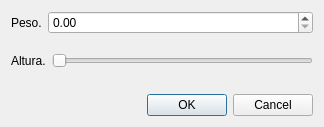
<?xml version="1.0" encoding="UTF-8"?>
<ui version="4.0">
 <class>Editar</class>
 <widget class="QDialog" name="Editar">
  <property name="geometry">
   <rect>
    <x>0</x>
    <y>0</y>
    <width>324</width>
    <height>127</height>
   </rect>
  </property>
  <property name="windowTitle">
   <string>Dialog</string>
  </property>
  <layout class="QVBoxLayout" name="verticalLayout">
   <item>
    <layout class="QFormLayout" name="formLayout">
     <item row="0" column="0">
      <widget class="QLabel" name="label">
       <property name="text">
        <string>Peso.</string>
       </property>
      </widget>
     </item>
     <item row="0" column="1">
      <widget class="QDoubleSpinBox" name="peso">
       <property name="maximum">
        <double>1000.000000000000000</double>
       </property>
      </widget>
     </item>
    </layout>
   </item>
   <item>
    <layout class="QFormLayout" name="formLayout_2">
     <item row="0" column="0">
      <widget class="QLabel" name="label_2">
       <property name="text">
        <string>Altura.</string>
       </property>
      </widget>
     </item>
     <item row="0" column="1">
      <widget class="QSlider" name="altura">
       <property name="cursor">
        <cursorShape>PointingHandCursor</cursorShape>
       </property>
       <property name="maximum">
        <number>3</number>
       </property>
       <property name="orientation">
        <enum>Qt::Horizontal</enum>
       </property>
      </widget>
     </item>
    </layout>
   </item>
   <item>
    <widget class="QDialogButtonBox" name="buttonBox">
     <property name="cursor">
      <cursorShape>PointingHandCursor</cursorShape>
     </property>
     <property name="standardButtons">
      <set>QDialogButtonBox::Cancel|QDialogButtonBox::Ok</set>
     </property>
    </widget>
   </item>
  </layout>
 </widget>
 <resources/>
 <connections/>
</ui>
